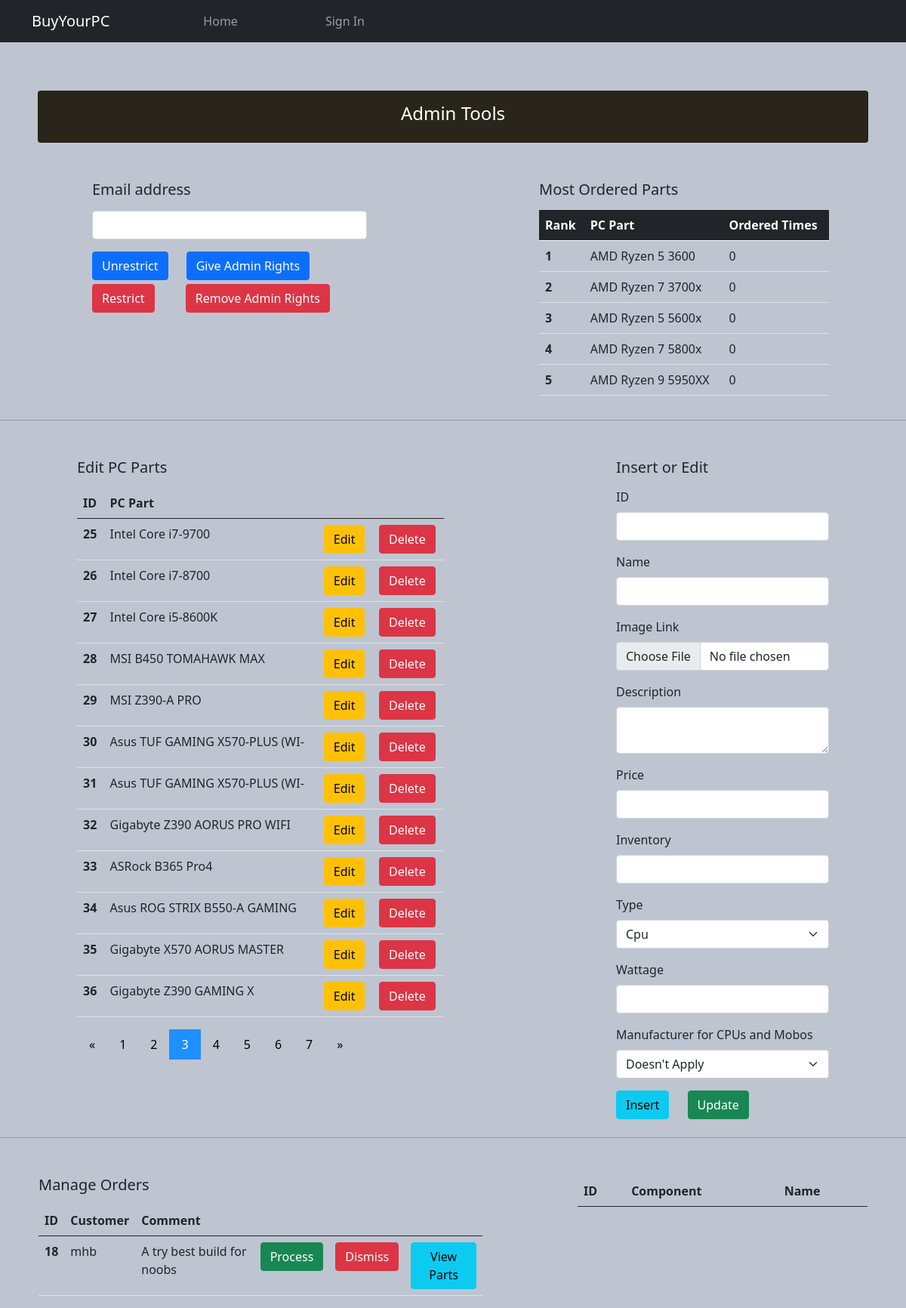
Screenshot of /admin.php?pageparts=3 with the database file from the repository.
### tables this page shows
CREATE TABLE `pcparts` (
  `pcPartId` int(7) NOT NULL,
  `pcPartName` varchar(30) NOT NULL,
  `pcPartImageLink` varchar(500) NOT NULL,
  `pcPartDescription` varchar(1500) NOT NULL,
  `pcPartPrice` double NOT NULL,
  `pcPartInventory` int(11) NOT NULL,
  `pcPartType` int(11) NOT NULL,
  `pcPartWattage` int(11) NOT NULL,
  `pcPartCompatibility` int(11) NOT NULL DEFAULT 0,
  `pcPartOrderedTimes` int(11) NOT NULL DEFAULT 0
);

CREATE TABLE `custombuilds` (
  `customBuildId` int(5) NOT NULL,
  `accountId` int(4) NOT NULL,
  `buildName` varchar(25) NOT NULL DEFAULT 'Untitled',
  `buildCreationTime` date NOT NULL,
  `buildOrderedTime` date NOT NULL,
  `buildOrdered` bit(1) NOT NULL,
  `buildFeatured` bit(1) NOT NULL,
  `buildComment` varchar(2000) NOT NULL
);

CREATE TABLE `accounts` (
  `accountId` int(4) NOT NULL,
  `accountEmail` varchar(35) NOT NULL,
  `accountFirstname` varchar(15) NOT NULL,
  `accountLastname` varchar(15) NOT NULL,
  `accountUsername` varchar(15) NOT NULL,
  `accountPassword` varchar(20) NOT NULL,
  `accountPostalCode` varchar(10) NOT NULL,
  `accountAdmin` bit(1) NOT NULL DEFAULT b'0',
  `accountRestricted` bit(1) NOT NULL DEFAULT b'0',
  `accountProfileImageLink` varchar(500) NOT NULL DEFAULT 'Images/testImg.jpg'
);

### Models.php (called while the page is built, shortened)
<?php
class Account{
	public $username;
	public function __construct($idd, $firstnamee, $lastnamee, $emaill, $passwordd, $postalcodee, $adminn, $usernamee, $restrictedd, $imagelinkk){
		$this->username = $usernamee;
    }
	public function getUsername()	{ return $this->username; }
}
class CustomBuild	{
	private $id;
	public $accountId;
	public $buildComment;
	public function __construct($idd, $accountIdd, $buildNamee, $buildCreationTimee, $buildOrderedTimee, $buildOrderedd, $buildFeaturedd, $buildCommentt)	{
		$this->id = $idd;
		$this->accountId = $accountIdd;
		$this->buildComment = $buildCommentt;
	}
	public function getId()	{ return $this->id; }
	public function getAccountId()	{ return $this->accountId; }
	public function getBuildComment()	{ return $this->buildComment; }
}
class PCPart	{
	private $id;
	public $pcPartName;
	public $pcPartOrderedTimes;
	public function __construct($idd, $pcPartNamee, $pcPartImageLinkk, $pcPartDescriptionn, $pcPartPricee, $pcPartInventoryy, $pcPartTypee, $pcPartWattagee, $pcPartCompatibilityy, $pcPartOrderedTimess)
	{
		$this->id = $idd;
		$this->pcPartName = $pcPartNamee;
		$this->pcPartOrderedTimes = $pcPartOrderedTimess;
	}
	public function getId()	{ return $this->id; }
	public function getPcPartName()	{ return $this->pcPartName; }
	public function getPcPartOrderedTimes()	{ return $this->pcPartOrderedTimes; }
}
class Controller	{
	private $servername = "localhost";
    private $username = "root";
    private $password ="";
    private $database ="buyyourpcdb";
    public $con;
	public function initiateDbConnection()	{
		$this->con = new mysqli($this->servername, $this->username, $this->password, $this->database);
        if(mysqli_connect_error())
        {
            trigger_error("Not possible to connect to MySQL: ".mysqli_connect_error());
        }
        else
        {
            return $this->con;
        }
	}
	public function getAccount($accountId)	{
		$query = "SELECT * FROM Accounts WHERE accountId = $accountId";
        $result = $this->con->query($query);
        if($result->num_rows > 0){
			$account = null;
            while($row = $result->fetch_assoc()){
				$account = new Account($row['accountId'], $row['accountFirstname'], $row['accountLastname'], $row['accountEmail'], $row['accountPassword'], $row['accountPostalCode'], $row['accountAdmin'], $row['accountUsername'], $row['accountRestricted'], $row['accountProfileImageLink']);
            }
            return $account;
        }
        else{
            return null;
        }
	}
	public function getPCParts()	{
		$query = "SELECT * FROM PCParts";
        $result = $this->con->query($query);
        if($result->num_rows > 0){
			$pcParts = Array();
            while($row = $result->fetch_assoc()){
				$pcPart = new PCPart($row['pcPartId'], $row['pcPartName'], $row['pcPartImageLink'], $row['pcPartDescription'], $row['pcPartPrice'], $row['pcPartInventory'], $row['pcPartType'], $row['pcPartWattage'], $row['pcPartCompatibility'], $row['pcPartOrderedTimes']);
				$pcParts[] = $pcPart;
            }
            return $pcParts;
        }
        else{
            return Array();
        }
	}
	public function getMostOrderedParts()	{
		$query = "SELECT * FROM PCParts ORDER BY pcPartOrderedTimes LIMIT 5";
        $result = $this->con->query($query);
        if($result->num_rows > 0){
			$pcParts = Array();
            while($row = $result->fetch_assoc()){
				$pcPart = new PCPart($row['pcPartId'], $row['pcPartName'], $row['pcPartImageLink'], $row['pcPartDescription'], $row['pcPartPrice'], $row['pcPartInventory'], $row['pcPartType'], $row['pcPartWattage'], $row['pcPartCompatibility'], $row['pcPartOrderedTimes']);
				$pcParts[] = $pcPart;
            }
            return $pcParts;
        }
        else{
            return Array();
        }
	}
	public function getPCPartsLimit($limit, $pageNumber)	{
		$offset = ($pageNumber - 1)*$limit;
		$query = "SELECT * FROM PCParts LIMIT ".$offset.", $limit";
        $result = $this->con->query($query);
        if($result->num_rows > 0){
			$pcParts = Array();
            while($row = $result->fetch_assoc()){
				$pcPart = new PCPart($row['pcPartId'], $row['pcPartName'], $row['pcPartImageLink'], $row['pcPartDescription'], $row['pcPartPrice'], $row['pcPartInventory'], $row['pcPartType'], $row['pcPartWattage'], $row['pcPartCompatibility'], $row['pcPartOrderedTimes']);
				$pcParts[] = $pcPart;
            }
            return $pcParts;
        }
        else{
            return Array();
        }
	}
	public function getBuildsOrderedLimit($limit, $pageNumber)	{
		$offset = ($pageNumber - 1)*$limit;
		$query = "SELECT * FROM customBuilds WHERE buildOrdered = 1 LIMIT ".$offset.", $limit";
        $result = $this->con->query($query);
        if($result->num_rows > 0){
			$customBuilds = Array();
            while($row = $result->fetch_assoc()){
				$customBuild = new CustomBuild($row['customBuildId'], $row['accountId'], $row['buildName'], $row['buildCreationTime'], $row['buildOrderedTime'], $row['buildOrdered'], $row['buildFeatured'], $row['buildComment']);
				$customBuilds[] = $customBuild;
            }
            return $customBuilds;
        }
        else{
            return Array();
        }
	}
	public function getPartTypes()	{
		return array("cpu", "motherboard", "memory", "storage", "video Card", "case");
	}
	public function getIndexCuts($indexNumber, $limit, $itemCount, $indexNumLimit)	{
		$numbers = Array();
		$pageCuttoff = ceil($itemCount/$limit);
		$lowestIndex = $indexNumber - floor($indexNumLimit / 2);
		$highestIndex = $indexNumber + floor($indexNumLimit / 2);
		if($lowestIndex < 1)	{
			$lowestIndex = 1;
		}
		$i = $lowestIndex;
		while($i <= $highestIndex)	{
			$numbers[] = $i;
			$i += 1;
		}
		return $numbers;
	}
}
?>

### admin.php (the view, shortened to what this page needs)
<?php
  include 'Masterpage.php';
  $controlObj = new Controller();
  $idInput = $nameInput = $imageLinkInput = $descInput = $priceInput = $inventoryInput = $typeInput = $wattageInput = $compatibilityInput = '';
  $mostOrderedParts = $controlObj->getMostOrderedParts();
?>
<!DOCTYPE html>
<html lang="en">
  <head>
  </head>
  <body>
	<div class="card text-center" style="padding: 15px; margin-left: 50px; margin-right: 50px; margin-top: 50px; background-color: #29251b; color: white;">
      <h4>Admin Tools</h4>
    </div>
	<div class="row justify-content-around" style="margin-top: 50px;">
		<div class="col-4">
            <form action="admin.php" method="post">
				<div class="mb-3" style="margin-left: 20px;">
					<label for="emailInput" class="form-label"><h5>Email address</h5></label>
					<input type="email" class="form-control" name="email" id="emailInput">
				</div>
				<div>
					<button type="submit" style="margin-left: 20px;" name="unrestrict" type="submit" class="btn btn-primary">Unrestrict</button>
					<button type="submit" style="margin-left: 20px;" name="admin"      type="submit" class="btn btn-primary">Give Admin Rights</button>
				</div>
				<div style="margin-top: 5px; ">
					<button type="submit" style="margin-left: 20px;" name="restrict" type="submit" class="btn btn-danger">Restrict</button>
					<button type="submit" style="margin-left: 37px;" name="unadmin"  type="submit" class="btn btn-danger">Remove Admin Rights</button>
				</div>
			</form>
        </div>
		<div class="col-4">
			<h5 style="margin-bottom:15px;">Most Ordered Parts</h5>
			<table class="table">
			  <thead class="table-dark">
				<tr>
				  <th scope="col">Rank</th>
				  <th scope="col">PC Part</th>
				  <th scope="col">Ordered Times</th>
				</tr>
			  </thead>
			  <tbody>
				<?php
				$i = 0;
				foreach($mostOrderedParts as $pcPart)	{
					$i += 1;
				?>
				<tr>
				  <th scope="row"><?php echo $i;?></th>
				  <td><?php echo $pcPart->getPcPartName();?></td>
				  <td><?php echo $pcPart->getPcPartOrderedTimes();?></td>
				</tr>
				<?php
				} ?>
			  </tbody>
			</table>
        </div>
	</div>
	<hr/>
	<div class="row justify-content-around" style="margin-top: 50px;">
		<div class="col-5">
			<form action="admin.php" method="post">
				<h5 style="margin-bottom:15px;">Edit PC Parts</h5>
				<table class="table">
					<thead>
						<tr>
						  <th scope="col">ID</th>
						  <th scope="col">PC Part</th>
						  <th scope="col"></th>
						  <th scope="col"></th>
						</tr>
					</thead>
					<tbody>
					<?php
					if(isset($_GET['pageparts']))	{
						$partsDisplay = $controlObj->getPCPartsLimit(12, $_GET['pageparts']);
					}
					else	{
						$partsDisplay = $controlObj->getPCPartsLimit(12, 1);
					}
					foreach($partsDisplay as $pcPart)	{ ?>
						<tr>
						  <th scope="row"><?php echo $pcPart->getId(); ?></th>
						  <td><?php echo $pcPart->getPcPartName(); ?></td>
						  <td><button type="submit" name="edit"   type="submit" class="btn btn-warning" value=<?php echo '"'.$pcPart->getId().'"'; ?>>Edit</button></td>
						  <td><button type="submit" name="delete" type="submit" class="btn btn-danger"  value=<?php echo '"'.$pcPart->getId().'"'; ?>>Delete</button></td>
						</tr>
					<?php
					} ?>
					</tbody>
				</table>
			</form>
			<?php
			if(count($controlObj->getPCParts()) > 12)	{
			?>
			<div class="pagination">
			  <a href="?pageparts=1">&laquo;</a>
			  <?php
			  if(isset($_GET['pageparts']))	{
				foreach($controlObj->getIndexCuts($_GET['pageparts'], 12, count($controlObj->getPCParts()), 9) as $number)	{ ?>
			  <a <?php if(isset($_GET['pageparts']))	{if($_GET['pageparts'] == $number)	{echo 'class="active"';}}	else if($number == 1)	{echo 'class="active"';} ?> href=<?php echo '"?pageparts='.$number.'"'; ?>><?php echo $number; ?></a>
			  <?php
				}
			  }
			?>
			  <a href=<?php echo '"?pageparts='.ceil(count($controlObj->getPCParts()) / 12).'"'; ?>>&raquo;</a>
			</div>
			<?php
			} ?>
		</div>
		<div class="col-3">
			<h5 style="margin-bottom:15px;">Insert or Edit</h5>
			<form action="admin.php" method="post" enctype="multipart/form-data" id="changeParts">
                <div class="mb-3">
                    <label for="idInput" class="form-label">ID</label>
                    <input type="number" value=<?php echo '"'.$idInput.'"'; ?> class="form-control" name="id" id="idInput" required>
                </div>
                <div class="mb-3">
                    <label for="nameInput" class="form-label">Name</label>
                    <input type="text" value=<?php echo '"'.$nameInput.'"'; ?> class="form-control" name="name" id="nameInput" required>
                </div>
                <div class="mb-3">
                    <label for="imageInput" class="form-label">Image Link</label>
					<input type="file" class="form-control" name="image" id="imageInput" required><?php echo $imageLinkInput; ?></input>
                </div>
				<div class="mb-3">
                    <label for="descInput" class="form-label">Description</label>
                    <textArea type="text" class="form-control" name="desc" id="descInput" required><?php echo $descInput; ?></textArea>
                </div>
				<div class="mb-3">
                    <label for="priceInput" class="form-label">Price</label>
                    <input type="number" value=<?php echo '"'.$priceInput.'"'; ?> class="form-control" name="price" id="priceInput" step=".01" required>
                </div>
				<div class="mb-3">
                    <label for="inventory" class="form-label">Inventory</label>
                    <input type="number" value=<?php echo '"'.$inventoryInput.'"'; ?> class="form-control" name="inventory" id="idInput" required>
                </div>
				<div class="mb-3">
                    <label for="partTypeInput" class="form-label">Type</label>
                    <select class="form-select" name="type" id="partTypeInput">
					<?php
					$k = 0;
					foreach($controlObj->getPartTypes() as $type)	{?>
					  <option value=<?php echo '"'.$k.'"'; ?> <?php if($typeInput == $k) {echo 'selected';} ?>><?php echo ucwords($type);?></option>
					<?php
						$k += 1;
					}?>
					</select>
                </div>
				<div class="mb-3">
                    <label for="wattageInput" class="form-label">Wattage</label>
                    <input type="number" value=<?php echo '"'.$wattageInput.'"'; ?> class="form-control" name="wattage" id="wattageInput" required>
                </div>
				<div class="mb-3">
                    <label for="compatibilityInput" class="form-label">Manufacturer for CPUs and Mobos</label>
                    <select class="form-select" name="compatibility" id="compatibilityInput">
					  <option value="0" <?php if($compatibilityInput == 0) {echo 'selected';} ?>>Doesn't Apply</option>
					</select>
                </div>
                <button type="submit" style="margin-right: 20px;" value="insert" name="insert" type="submit" id="insertPart" class="btn btn-info">Insert</button>
				<button type="submit" style="margin-right: 20px;" value="update" name="update" type="submit" id="updatePart" class="btn btn-success">Update</button>
            </form>
		</div>
	</div>
	<hr/>
	<div class="row justify-content-around" style="margin-top: 50px;">
		<div class="col-6">
			<h5 style="margin-bottom:15px;">Manage Orders</h5>
			<table class="table">
				<thead>
					<tr>
					  <th scope="col">ID</th>
					  <th scope="col">Customer</th>
					  <th scope="col">Comment</th>
					  <th scope="col"></th>
					  <th scope="col"></th>
					  <th scope="col"></th>
					</tr>
				</thead>
				<form action="admin.php" method="POST">
				<tbody>
				<?php
				if(isset($_GET['pagebuilds']))	{
					$buildsDisplay = $controlObj->getBuildsOrderedLimit(5, $_GET['pagebuilds']);
				}
				else	{
					$buildsDisplay = $controlObj->getBuildsOrderedLimit(5, 1);
				}
				?>
				<?php foreach($buildsDisplay as $customBuild)	{?>
					<tr>
					  <th scope="row"><?php echo $customBuild->getId(); ?></th>
					  <td><?php echo $controlObj->getAccount($customBuild->getAccountId())->getUsername(); ?></td>
					  <td><?php echo $customBuild->getBuildComment(); ?></td>
					  <td><button type="submit" name="process" type="submit" class="btn btn-success" value=<?php echo '"'.$customBuild->getId().'"'; ?>>Process</button></td>
					  <td><button type="submit" name="dismiss" type="submit" class="btn btn-danger" value=<?php echo '"'.$customBuild->getId().'"'; ?>>Dismiss</button></td>
					  <td><button type="submit" name="select" type="submit" class="btn btn-info" value=<?php echo '"'.$customBuild->getId().'"'; ?>>View Parts</button></td>
					</tr>
				<?php }?>
				</tbody>
				</form>
			</table>
		</div>
		<div class="col-4">
			<table class="table" id="partList" style="width:100%;margin-left: auto;margin-right: auto;">
				<thead>
					<tr>
						<th scope="col">ID</th>
						<th scope="col">Component</th>
						<th scope="col">Name</th>
					</tr>
				</thead>
		</div>
	</div>
  </body>
</html>

### Edit.css (style rules this page uses)
.pagination a { color: black; padding: 8px 16px; text-decoration: none; transition: background-color .3s; }
.pagination a.active { background-color: dodgerblue; color: white; }

### rows the page displays
pcparts: pcPartName "AMD Ryzen 5 3600", pcPartOrderedTimes "0"
pcparts: pcPartName "AMD Ryzen 7 3700x", pcPartOrderedTimes "0"
pcparts: pcPartName "AMD Ryzen 5 5600x", pcPartOrderedTimes "0"
pcparts: pcPartName "AMD Ryzen 7 5800x", pcPartOrderedTimes "0"
pcparts: pcPartName "AMD Ryzen 9 5950XX", pcPartOrderedTimes "0"
pcparts: pcPartId "25", pcPartName "Intel Core i7-9700"
pcparts: pcPartId "26", pcPartName "Intel Core i7-8700"
pcparts: pcPartId "27", pcPartName "Intel Core i5-8600K"
pcparts: pcPartId "28", pcPartName "MSI B450 TOMAHAWK MAX"
pcparts: pcPartId "29", pcPartName "MSI Z390-A PRO"
pcparts: pcPartId "30", pcPartName "Asus TUF GAMING X570-PLUS (WI-"
pcparts: pcPartId "31", pcPartName "Asus TUF GAMING X570-PLUS (WI-"
pcparts: pcPartId "32", pcPartName "Gigabyte Z390 AORUS PRO WIFI"
pcparts: pcPartId "33", pcPartName "ASRock B365 Pro4"
pcparts: pcPartId "34", pcPartName "Asus ROG STRIX B550-A GAMING"
pcparts: pcPartId "35", pcPartName "Gigabyte X570 AORUS MASTER"
pcparts: pcPartId "36", pcPartName "Gigabyte Z390 GAMING X"
custombuilds: customBuildId "18", accountId.accountUsername "mhb", buildComment "A try best build for noobs"

### other values shown
$number "1"
$number "2"
$number "3"
$number "4"
$number "5"
$number "6"
$number "7"
form field type "Cpu"
